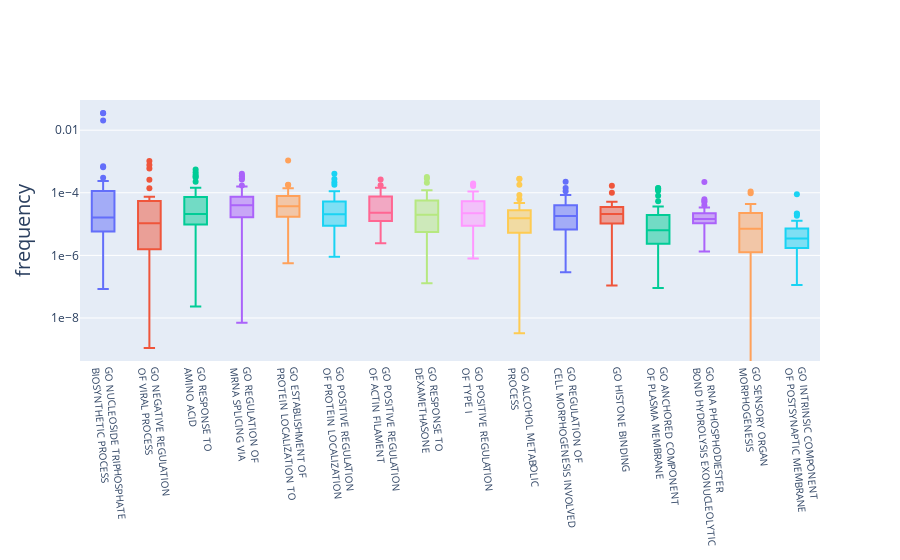

The notebook cell this image was saved under:
### Code cell
fig = go.Figure()

fig.add_traces(traces)

layout = {
    "yaxis":{
        "title": "frequency",
        "titlefont":{
            "size": 20
        },
        "type": "log",
        "exponentformat": "e"
    },
    "xaxis":{
      "tickfont":{
          "size": 10,
      },
        "tickangle": 85
    },
    "showlegend": False
}

fig.update_layout(layout)

fig.show()
#fig.write_image("go_plot.pdf")
